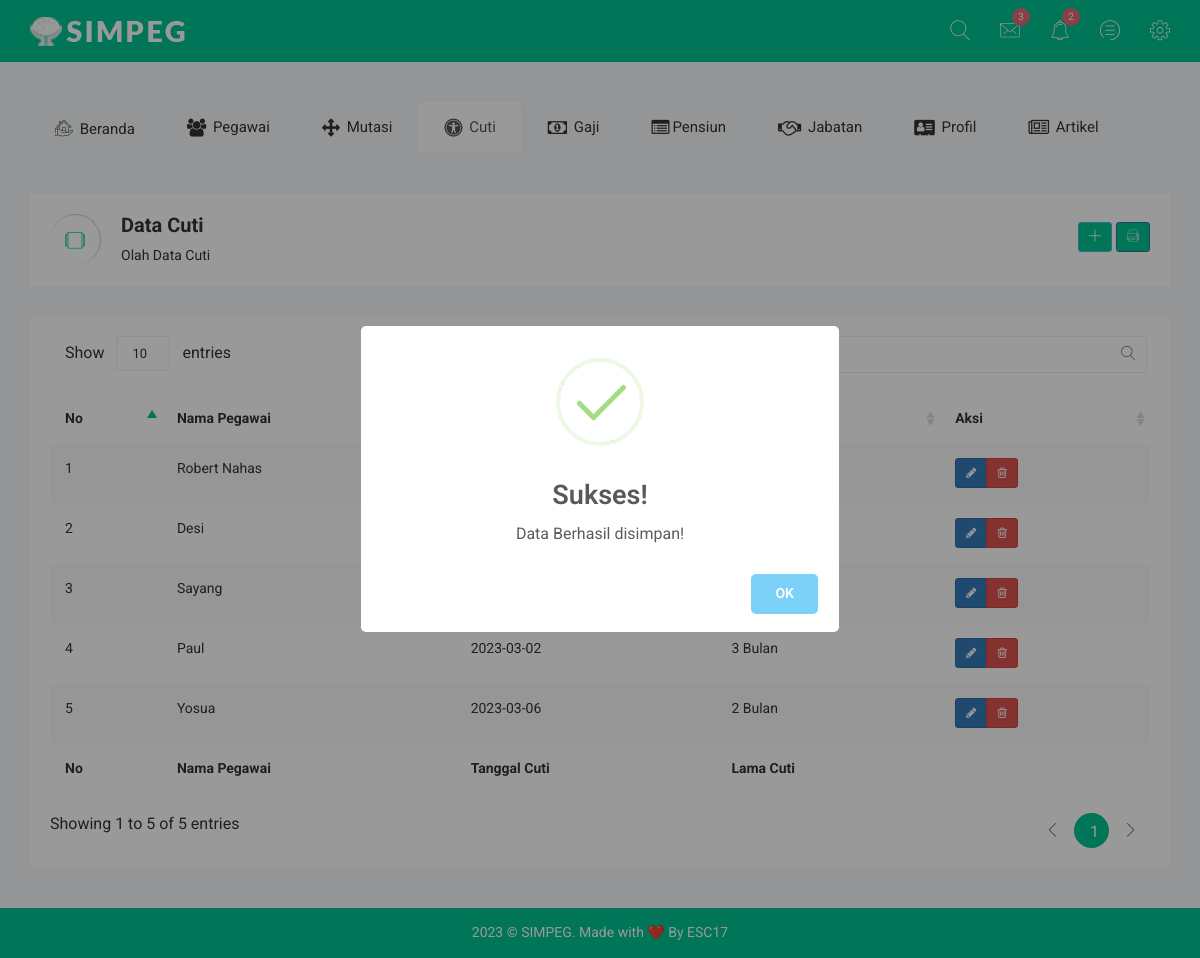
The page /admin/v_cuti.php?pesan=input (signed in) on the database its author committed.
### tables this page shows
CREATE TABLE `cuti` (
  `id_cuti` int(10) NOT NULL,
  `id_pegawai` int(10) NOT NULL,
  `tanggal_cuti` date NOT NULL,
  `lama_cuti` varchar(50) NOT NULL
);

CREATE TABLE `pegawai` (
  `id_pegawai` int(10) NOT NULL,
  `nama` varchar(50) NOT NULL,
  `tempat_lahir` varchar(50) NOT NULL,
  `tgl_lahir` date NOT NULL,
  `jk` varchar(20) NOT NULL,
  `id_jabatan` int(10) NOT NULL,
  `pend_terakhir` varchar(50) NOT NULL,
  `status` varchar(50) NOT NULL
);

### admin/v_cuti.php (the view, shortened to what this page needs)
<?php include 'header.php' ?>
<div class="breadcomb-area">
    <div class="container">
        <div class="row">
            <div class="col-lg-12 col-md-12 col-sm-12 col-xs-12">
                <div class="breadcomb-list">
                    <div class="row">
                        <div class="col-lg-6 col-md-6 col-sm-6 col-xs-12">
                            <div class="breadcomb-wp">
                                <div class="breadcomb-icon">
                                    <i class="notika-icon notika-windows"></i>
                                </div>
                                <div class="breadcomb-ctn">
                                    <h2>Data Cuti</h2>
                                    <p>Olah Data <span class="bread-ntd">Cuti</span></p>
                                </div>
                            </div>
                        </div>
                        <div class="col-lg-6 col-md-6 col-sm-6 col-xs-3">
                            <div class="breadcomb-report">
                                <a href="add_cuti.php" type="button" data-toggle="tooltip" data-placement="left" title="Tambah Data" class="btn btn-info notika-btn-info btn-sm"><i class="notika-icon notika-plus-symbol"></i></a>
                                <a href="laporan-cuti.php" type="button" data-toggle="tooltip" data-placement="top" title="Download Report" class="btn btn-primary notika-btn-primary btn-sm"><i class="notika-icon notika-print"></i></a>
                            </div>
                        </div>
                    </div>
                </div>
            </div>
        </div>
    </div>
</div>
<div class="data-table-area">
    <div class="container">
        <div class="row">
            <div class="col-lg-12 col-md-12 col-sm-12 col-xs-12">
                <div class="data-table-list">
                    <div class="table-responsive">
                        <table id="data-table-basic" class="table table-striped">
                            <thead>
                                <tr>
                                    <th>No</th>
                                    <th>Nama Pegawai</th>
                                    <th>Aksi</th>
                                </tr>
                            </thead>
                            <tbody>
                                <?php
                                include 'koneksi/koneksi.php';
                                $no = 1;
                                $data = mysqli_query($con, "select * from cuti join pegawai on pegawai.id_pegawai=cuti.id_pegawai");
                                while ($d = mysqli_fetch_array($data)) {
                                ?>
                                    <tr>
                                        <td><?php echo $no++; ?></td>
                                        <td><?php echo $d['nama']; ?></td>
                                        <td><?php echo $d['tanggal_cuti']; ?></td>
                                        <td><?php echo $d['lama_cuti']; ?></td>
                                        <td>
                                            <div class="btn-toolbar" role="toolbar">
                                                <div class="btn-group notika-group-btn">
                                                    <a href="edit_cuti.php?id=<?php echo $d['id_cuti']; ?>" type="button" class="btn btn-primary notika-btn-primary btn-sm"><i class="fa fa-pencil"></i></a>
                                                    <a href="del_cuti.php?id=<?php echo $d['id_cuti']; ?>" type="button" class="btn btn-danger notika-btn-danger btn-sm" onclick="return confirm('Yakin Data Akan Dihapus');"><i class="fa fa-trash-o "></i></a>
                                                </div>
                                            </div>
                                        </td>
                                    </tr>
                                <?php
                                }
                                ?>
                            </tbody>
                            <tfoot>
                                <tr>
                                    <th>No</th>
                                    <th>Nama Pegawai</th>
                                    <th>Tanggal Cuti</th>
                                    <th>Lama Cuti</th>
                                </tr>
                            </tfoot>
                        </table>
                    </div>
                </div>
            </div>
        </div>
    </div>
</div>
<?php include 'footer.php' ?>

### admin/css/themesaller-forms.css (style rules this page uses)
html, body { border: 0; margin: 0; padding: 0; font-size: 100%; vertical-align: baseline; font: inherit; }
body { margin: 0; padding: 0; background:url(../images/body_bg.jpg) no-repeat center top; }

### admin/css/main.css (style rules this page uses)
html { color: #222; font-size: 1em; line-height: 1.4; }

### rows shown on the page
cuti: id_pegawai.nama "Robert Nahas"
cuti: id_pegawai.nama "Desi"
cuti: id_pegawai.nama "Sayang"
cuti: id_pegawai.nama "Paul", tanggal_cuti "2023-03-02", lama_cuti "3 Bulan"
cuti: id_pegawai.nama "Yosua", tanggal_cuti "2023-03-06", lama_cuti "2 Bulan"
